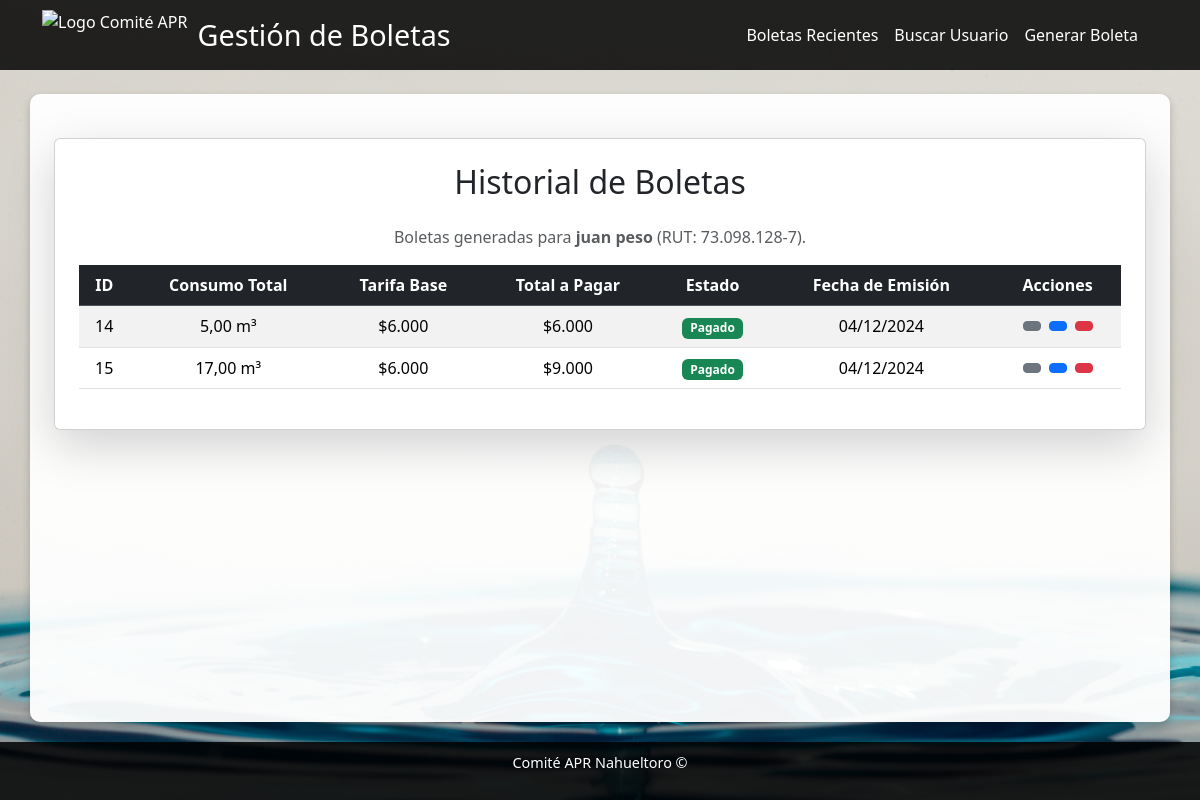
Page /boletas/historial-usuario/10/ (signed in) on the committed database.
### usuarios/models.py (models this page shows, shortened)
class Usuario(models.Model):
    def validar_nombre(value):
        """
        Valida que el nombre solo contenga letras y espacios.
        """
        if not value.replace(" ", "").isalpha():
            raise ValidationError("El nombre solo debe contener letras y espacios.")
    def validar_rut(value):
        """
        Valida el RUT chileno con su dígito verificador.
        """
        rut = value.replace(".", "").replace("-", "")
        if len(rut) < 2:
            raise ValidationError("El RUT ingresado no es válido.")
        cuerpo, dv = rut[:-1], rut[-1].upper()
        if not cuerpo.isdigit():
            raise ValidationError("El RUT ingresado no es válido.")
        suma, factor = 0, 2
        for c in reversed(cuerpo):
            suma += int(c) * factor
            factor = 2 if factor == 7 else factor + 1
        dv_calculado = 11 - (suma % 11)
        if dv_calculado == 10:
            dv_calculado = "K"
        elif dv_calculado == 11:
            dv_calculado = "0"
        else:
            dv_calculado = str(dv_calculado)
        if dv_calculado != dv:
            raise ValidationError(f"El RUT ingresado no es válido. Dígito verificador esperado: {dv_calculado}")
    nombre = models.CharField(
        max_length=100,
        validators=[validar_nombre],
        help_text="Ingrese nombre y apellido. Ejemplo: Juan Pérez"
    )
    rut = models.CharField(
        max_length=12,
        unique=True,
        validators=[
            RegexValidator(
                regex=r'^\d{1,2}\.\d{3}\.\d{3}-[\dkK]$',
                message='Formato de RUT inválido. Ejemplo: 12.345.678-K'
            ),
            validar_rut  # Validación personalizada para el RUT
        ],
        help_text="Formato: 12.345.678-K"
    )
    correo = models.EmailField(
        max_length=255,
        unique=True,
        help_text="Ingrese un correo electrónico válido. Ejemplo: usuario@dominio.com"
    )
    direccion = models.CharField(
        max_length=255,
        help_text="Ingrese la dirección completa. Ejemplo: Calle Falsa 123, Santiago"
    )
    telefono = models.CharField(
        max_length=12,
        validators=[RegexValidator(
            regex=r'^\+569\d{8}$',
            message='El teléfono debe comenzar con +569 y tener 8 dígitos después. Ejemplo: +56912345678'
        )],
        help_text="Formato: +569XXXXXXXX (donde X son sus 8 dígitos)"
    )

### boletas/models.py (models this page shows, shortened)
class Boleta(models.Model):
    usuario = models.ForeignKey(
        Usuario,
        on_delete=models.CASCADE,
        help_text="Usuario asociado a esta boleta."
    )
    consumo_inicio = models.ForeignKey(
        Consumo,
        on_delete=models.CASCADE,
        related_name='boletas_inicio',
        null=True,
        blank=True,
        help_text="Consumo inicial para calcular el total."
    )
    consumo_fin = models.ForeignKey(
        Consumo,
        on_delete=models.CASCADE,
        related_name='boletas_fin',
        null=True,
        blank=True,
        help_text="Consumo final para calcular el total."
    )
    fecha_emision = models.DateField(
        default=date.today,
        help_text="Fecha de emisión de la boleta."
    )
    consumo_total = models.DecimalField(
        max_digits=10,
        decimal_places=2,
        null=True,
        blank=True,
        help_text="Consumo total calculado en m³."
    )
    tarifa_base = models.DecimalField(
        max_digits=10,
        decimal_places=2,
        null=True,
        blank=True,
        help_text="Tarifa base aplicada en pesos."
    )
    total_a_pagar = models.DecimalField(
        max_digits=10,
        decimal_places=2,
        null=True,
        blank=True,
        help_text="Monto total a pagar en pesos."
    )
    pagado = models.BooleanField(
        default=False,
        help_text="Indica si la boleta ha sido pagada."
    )

### boletas/views.py (the view)
# urls.py: path('historial-usuario/<int:usuario_id>/', views.historial_usuario, name='historial_usuario'),
@login_required
def historial_usuario(request, usuario_id):
    usuario = get_object_or_404(Usuario, id=usuario_id)
    boletas = Boleta.objects.filter(usuario=usuario).order_by('-fecha_emision')
    return render(request, 'boletas/historial_usuario.html', {'usuario': usuario, 'boletas': boletas})

### tarifas/templatetags/moneda.py (called while the page is built)
@register.filter
def formato_moneda(valor):
    if valor is None:
        return ""
    return f"${valor:,.0f}".replace(",", ".")

### boletas/templates/boletas/historial_usuario.html (shortened to what this page needs)
{% extends "boletas/base_boletas.html" %}
{% load moneda %}
{% block content %}
<div class="container mt-4">
    <div class="card shadow-lg p-4">
        <h2 class="text-center mb-4">Historial de Boletas</h2>
        <p class="text-center text-muted">
            Boletas generadas para <strong>{{ usuario.nombre }}</strong> (RUT: {{ usuario.rut }}).
        </p>
        <div class="table-responsive">
            <table class="table table-striped table-hover text-center align-middle">
                <thead class="table-dark">
                    <tr>
                        <th>ID</th>
                        <th>Consumo Total</th>
                        <th>Tarifa Base</th>
                        <th>Total a Pagar</th>
                        <th>Estado</th>
                        <th>Fecha de Emisión</th>
                        <th>Acciones</th>
                    </tr>
                </thead>
                <tbody>
                    {% for boleta in boletas %}
                    <tr>
                        <td>{{ boleta.id }}</td>
                        <td>{{ boleta.consumo_total }} m³</td>
                        <td>{{ boleta.tarifa_base|formato_moneda }}</td>
                        <td>{{ boleta.total_a_pagar|formato_moneda }}</td>
                        <td>
                            {% if boleta.pagado %}
                                <span class="badge bg-success">Pagado</span>
                            {% else %}
                                <span class="badge bg-warning text-dark">Pendiente</span>
                            {% endif %}
                        </td>
                        <td>{{ boleta.fecha_emision|date:"d/m/Y" }}</td>
                        <td>
                            <div class="d-flex justify-content-center gap-2">
                                <a href="{% url 'boletas:descargar_pdf' boleta.id %}"
                                   class="btn btn-sm btn-secondary" title="Descargar PDF">
                                </a>
                                <a href="{% url 'boletas:imprimir_boleta' boleta.id %}"
                                   class="btn btn-sm btn-primary" title="Imprimir Boleta">
                                </a>
                                <a href="{% url 'boletas:confirmar_eliminar_boleta' boleta.id %}"
                                   class="btn btn-sm btn-danger" title="Eliminar">
                                </a>
                            </div>
                        </td>
                    </tr>
                    {% empty %}
                    <tr>
                        <td colspan="7" class="text-muted">
                            <i class="fas fa-info-circle"></i> No se encontraron boletas para este usuario.
                        </td>
                    </tr>
                    {% endfor %}
                </tbody>
            </table>
        </div>
    </div>
</div>
{% endblock %}

### rows in the picture
Usuario: nombre "juan peso", rut "73.098.128-7"
Boleta: id "14", consumo_total "5,00", tarifa_base "$6.000", total_a_pagar "$6.000", pagado "Pagado", fecha_emision "04/12/2024"
Boleta: id "15", consumo_total "17,00", tarifa_base "$6.000", total_a_pagar "$9.000", pagado "Pagado", fecha_emision "04/12/2024"
